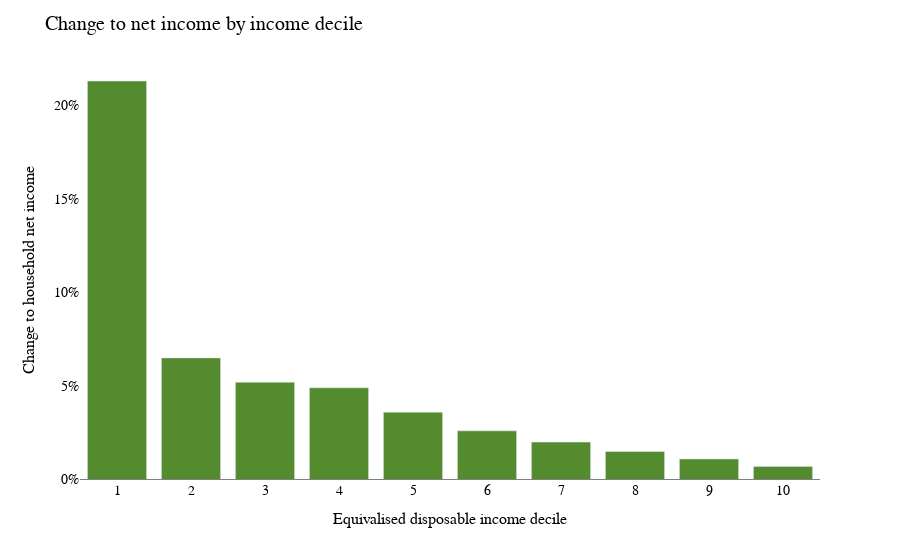

Write notebook code for a chart like this one.
### Code cell
import plotly.graph_objects as go

go.Figure(data=res["rel_income_decile_chart"]["data"], layout=res["rel_income_decile_chart"]["layout"])

### Figure 1 — Plotly figure (JSON) as saved in the notebook; plotly's stock layout.template omitted (floating-point values rounded to 4 significant figures)
{"data": [{"alignmentgroup": "True", "hovertemplate": "Decile=%{x}<br>Relative change=%{y}<extra></extra>", "legendgroup": "", "marker": {"color": ["#558B2F", "#558B2F", "#558B2F", "#558B2F", "#558B2F", "#558B2F", "#558B2F", "#558B2F", "#558B2F", "#558B2F"], "pattern": {"shape": ""}}, "name": "", "offsetgroup": "", "orientation": "v", "showlegend": false, "textposition": "auto", "type": "bar", "x": [1, 2, 3, 4, 5, 6, 7, 8, 9, 10], "xaxis": "x", "y": [0.213, 0.065, 0.052, 0.049, 0.036, 0.026, 0.02, 0.015, 0.011, 0.007], "yaxis": "y"}], "layout": {"barmode": "relative", "font": {"color": "Black", "family": "Ubuntu"}, "hoverlabel": {"align": "right", "font": {"family": "Ubuntu"}}, "legend": {"tracegroupgap": 0}, "margin": {"t": 60}, "paper_bgcolor": "white", "plot_bgcolor": "white", "shapes": [{"line": {"color": "grey", "width": 1}, "type": "line", "x0": 0, "x1": 1, "xref": "paper", "y0": 0, "y1": 0, "yref": "y"}], "showlegend": false, "title": {"font": {"size": 20}, "text": "Change to net income by income decile"}, "xaxis": {"anchor": "y", "domain": [0, 1], "tickfont": {"size": 14}, "tickvals": [1, 2, 3, 4, 5, 6, 7, 8, 9, 10], "title": {"font": {"color": "black", "size": 16}, "text": "Equivalised disposable income decile"}}, "yaxis": {"anchor": "x", "domain": [0, 1], "tickfont": {"size": 14}, "tickformat": ",~%", "tickprefix": "", "title": {"font": {"color": "black", "size": 16}, "text": "Change to household net income"}}}}
